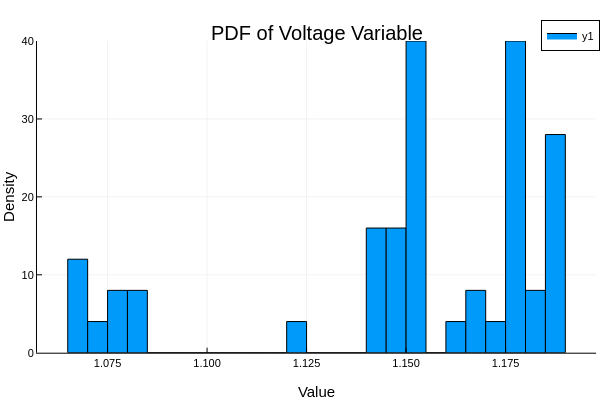

The notebook cell saved with this chart:
### Code cell
histogram(v_tot; bins=50, normalize=:pdf, title="PDF of Voltage Variable", xlabel="Value", ylabel="Density")

### Figure 1 — Plotly figure (JSON) as saved in the notebook; plotly's stock layout.template omitted (floating-point values rounded to 4 significant figures)
{"data": [{"fill": "tozeroy", "fillcolor": "rgba(0, 154, 250, 1.000)", "legendgroup": "y1", "line": {"color": "rgba(0, 0, 0, 1.000)", "dash": "solid", "width": 1}, "mode": "lines", "name": "y1", "showlegend": true, "type": "scatter", "x": [1.065, 1.065, 1.07, 1.07, 1.065, 1.065], "xaxis": "x1", "y": [12, 0, 0, 12, 12, 12], "yaxis": "y1"}, {"fill": "tozeroy", "fillcolor": "rgba(0, 154, 250, 1.000)", "legendgroup": "y1", "line": {"color": "rgba(0, 0, 0, 1.000)", "dash": "solid", "width": 1}, "mode": "lines", "name": "y1", "showlegend": false, "type": "scatter", "x": [1.07, 1.07, 1.075, 1.075, 1.07, 1.07], "xaxis": "x1", "y": [4, 0, 0, 4, 4, 4], "yaxis": "y1"}, {"fill": "tozeroy", "fillcolor": "rgba(0, 154, 250, 1.000)", "legendgroup": "y1", "line": {"color": "rgba(0, 0, 0, 1.000)", "dash": "solid", "width": 1}, "mode": "lines", "name": "y1", "showlegend": false, "type": "scatter", "x": [1.075, 1.075, 1.08, 1.08, 1.075, 1.075], "xaxis": "x1", "y": [8, 0, 0, 8, 8, 8], "yaxis": "y1"}, {"fill": "tozeroy", "fillcolor": "rgba(0, 154, 250, 1.000)", "legendgroup": "y1", "line": {"color": "rgba(0, 0, 0, 1.000)", "dash": "solid", "width": 1}, "mode": "lines", "name": "y1", "showlegend": false, "type": "scatter", "x": [1.08, 1.08, 1.085, 1.085, 1.08, 1.08], "xaxis": "x1", "y": [8, 0, 0, 8, 8, 8], "yaxis": "y1"}, {"fill": "tozeroy", "fillcolor": "rgba(0, 154, 250, 1.000)", "legendgroup": "y1", "line": {"color": "rgba(0, 0, 0, 1.000)", "dash": "solid", "width": 1}, "mode": "lines", "name": "y1", "showlegend": false, "type": "scatter", "x": [1.085, 1.085, 1.09, 1.09, 1.085, 1.085], "xaxis": "x1", "y": [0, 0, 0, 0, 0, 0], "yaxis": "y1"}, {"fill": "tozeroy", "fillcolor": "rgba(0, 154, 250, 1.000)", "legendgroup": "y1", "line": {"color": "rgba(0, 0, 0, 1.000)", "dash": "solid", "width": 1}, "mode": "lines", "name": "y1", "showlegend": false, "type": "scatter", "x": [1.09, 1.09, 1.095, 1.095, 1.09, 1.09], "xaxis": "x1", "y": [0, 0, 0, 0, 0, 0], "yaxis": "y1"}, {"fill": "tozeroy", "fillcolor": "rgba(0, 154, 250, 1.000)", "legendgroup": "y1", "line": {"color": "rgba(0, 0, 0, 1.000)", "dash": "solid", "width": 1}, "mode": "lines", "name": "y1", "showlegend": false, "type": "scatter", "x": [1.095, 1.095, 1.1, 1.1, 1.095, 1.095], "xaxis": "x1", "y": [0, 0, 0, 0, 0, 0], "yaxis": "y1"}, {"fill": "tozeroy", "fillcolor": "rgba(0, 154, 250, 1.000)", "legendgroup": "y1", "line": {"color": "rgba(0, 0, 0, 1.000)", "dash": "solid", "width": 1}, "mode": "lines", "name": "y1", "showlegend": false, "type": "scatter", "x": [1.1, 1.1, 1.105, 1.105, 1.1, 1.1], "xaxis": "x1", "y": [0, 0, 0, 0, 0, 0], "yaxis": "y1"}, {"fill": "tozeroy", "fillcolor": "rgba(0, 154, 250, 1.000)", "legendgroup": "y1", "line": {"color": "rgba(0, 0, 0, 1.000)", "dash": "solid", "width": 1}, "mode": "lines", "name": "y1", "showlegend": false, "type": "scatter", "x": [1.105, 1.105, 1.11, 1.11, 1.105, 1.105], "xaxis": "x1", "y": [0, 0, 0, 0, 0, 0], "yaxis": "y1"}, {"fill": "tozeroy", "fillcolor": "rgba(0, 154, 250, 1.000)", "legendgroup": "y1", "line": {"color": "rgba(0, 0, 0, 1.000)", "dash": "solid", "width": 1}, "mode": "lines", "name": "y1", "showlegend": false, "type": "scatter", "x": [1.11, 1.11, 1.115, 1.115, 1.11, 1.11], "xaxis": "x1", "y": [0, 0, 0, 0, 0, 0], "yaxis": "y1"}, {"fill": "tozeroy", "fillcolor": "rgba(0, 154, 250, 1.000)", "legendgroup": "y1", "line": {"color": "rgba(0, 0, 0, 1.000)", "dash": "solid", "width": 1}, "mode": "lines", "name": "y1", "showlegend": false, "type": "scatter", "x": [1.115, 1.115, 1.12, 1.12, 1.115, 1.115], "xaxis": "x1", "y": [0, 0, 0, 0, 0, 0], "yaxis": "y1"}, {"fill": "tozeroy", "fillcolor": "rgba(0, 154, 250, 1.000)", "legendgroup": "y1", "line": {"color": "rgba(0, 0, 0, 1.000)", "dash": "solid", "width": 1}, "mode": "lines", "name": "y1", "showlegend": false, "type": "scatter", "x": [1.12, 1.12, 1.125, 1.125, 1.12, 1.12], "xaxis": "x1", "y": [4, 0, 0, 4, 4, 4], "yaxis": "y1"}, {"fill": "tozeroy", "fillcolor": "rgba(0, 154, 250, 1.000)", "legendgroup": "y1", "line": {"color": "rgba(0, 0, 0, 1.000)", "dash": "solid", "width": 1}, "mode": "lines", "name": "y1", "showlegend": false, "type": "scatter", "x": [1.125, 1.125, 1.13, 1.13, 1.125, 1.125], "xaxis": "x1", "y": [0, 0, 0, 0, 0, 0], "yaxis": "y1"}, {"fill": "tozeroy", "fillcolor": "rgba(0, 154, 250, 1.000)", "legendgroup": "y1", "line": {"color": "rgba(0, 0, 0, 1.000)", "dash": "solid", "width": 1}, "mode": "lines", "name": "y1", "showlegend": false, "type": "scatter", "x": [1.13, 1.13, 1.135, 1.135, 1.13, 1.13], "xaxis": "x1", "y": [0, 0, 0, 0, 0, 0], "yaxis": "y1"}, {"fill": "tozeroy", "fillcolor": "rgba(0, 154, 250, 1.000)", "legendgroup": "y1", "line": {"color": "rgba(0, 0, 0, 1.000)", "dash": "solid", "width": 1}, "mode": "lines", "name": "y1", "showlegend": false, "type": "scatter", "x": [1.135, 1.135, 1.14, 1.14, 1.135, 1.135], "xaxis": "x1", "y": [0, 0, 0, 0, 0, 0], "yaxis": "y1"}, {"fill": "tozeroy", "fillcolor": "rgba(0, 154, 250, 1.000)", "legendgroup": "y1", "line": {"color": "rgba(0, 0, 0, 1.000)", "dash": "solid", "width": 1}, "mode": "lines", "name": "y1", "showlegend": false, "type": "scatter", "x": [1.14, 1.14, 1.145, 1.145, 1.14, 1.14], "xaxis": "x1", "y": [16, 0, 0, 16, 16, 16], "yaxis": "y1"}, {"fill": "tozeroy", "fillcolor": "rgba(0, 154, 250, 1.000)", "legendgroup": "y1", "line": {"color": "rgba(0, 0, 0, 1.000)", "dash": "solid", "width": 1}, "mode": "lines", "name": "y1", "showlegend": false, "type": "scatter", "x": [1.145, 1.145, 1.15, 1.15, 1.145, 1.145], "xaxis": "x1", "y": [16, 0, 0, 16, 16, 16], "yaxis": "y1"}, {"fill": "tozeroy", "fillcolor": "rgba(0, 154, 250, 1.000)", "legendgroup": "y1", "line": {"color": "rgba(0, 0, 0, 1.000)", "dash": "solid", "width": 1}, "mode": "lines", "name": "y1", "showlegend": false, "type": "scatter", "x": [1.15, 1.15, 1.155, 1.155, 1.15, 1.15], "xaxis": "x1", "y": [40, 0, 0, 40, 40, 40], "yaxis": "y1"}, {"fill": "tozeroy", "fillcolor": "rgba(0, 154, 250, 1.000)", "legendgroup": "y1", "line": {"color": "rgba(0, 0, 0, 1.000)", "dash": "solid", "width": 1}, "mode": "lines", "name": "y1", "showlegend": false, "type": "scatter", "x": [1.155, 1.155, 1.16, 1.16, 1.155, 1.155], "xaxis": "x1", "y": [0, 0, 0, 0, 0, 0], "yaxis": "y1"}, {"fill": "tozeroy", "fillcolor": "rgba(0, 154, 250, 1.000)", "legendgroup": "y1", "line": {"color": "rgba(0, 0, 0, 1.000)", "dash": "solid", "width": 1}, "mode": "lines", "name": "y1", "showlegend": false, "type": "scatter", "x": [1.16, 1.16, 1.165, 1.165, 1.16, 1.16], "xaxis": "x1", "y": [4, 0, 0, 4, 4, 4], "yaxis": "y1"}, {"fill": "tozeroy", "fillcolor": "rgba(0, 154, 250, 1.000)", "legendgroup": "y1", "line": {"color": "rgba(0, 0, 0, 1.000)", "dash": "solid", "width": 1}, "mode": "lines", "name": "y1", "showlegend": false, "type": "scatter", "x": [1.165, 1.165, 1.17, 1.17, 1.165, 1.165], "xaxis": "x1", "y": [8, 0, 0, 8, 8, 8], "yaxis": "y1"}, {"fill": "tozeroy", "fillcolor": "rgba(0, 154, 250, 1.000)", "legendgroup": "y1", "line": {"color": "rgba(0, 0, 0, 1.000)", "dash": "solid", "width": 1}, "mode": "lines", "name": "y1", "showlegend": false, "type": "scatter", "x": [1.17, 1.17, 1.175, 1.175, 1.17, 1.17], "xaxis": "x1", "y": [4, 0, 0, 4, 4, 4], "yaxis": "y1"}, {"fill": "tozeroy", "fillcolor": "rgba(0, 154, 250, 1.000)", "legendgroup": "y1", "line": {"color": "rgba(0, 0, 0, 1.000)", "dash": "solid", "width": 1}, "mode": "lines", "name": "y1", "showlegend": false, "type": "scatter", "x": [1.175, 1.175, 1.18, 1.18, 1.175, 1.175], "xaxis": "x1", "y": [40, 0, 0, 40, 40, 40], "yaxis": "y1"}, {"fill": "tozeroy", "fillcolor": "rgba(0, 154, 250, 1.000)", "legendgroup": "y1", "line": {"color": "rgba(0, 0, 0, 1.000)", "dash": "solid", "width": 1}, "mode": "lines", "name": "y1", "showlegend": false, "type": "scatter", "x": [1.18, 1.18, 1.185, 1.185, 1.18, 1.18], "xaxis": "x1", "y": [8, 0, 0, 8, 8, 8], "yaxis": "y1"}, {"fill": "tozeroy", "fillcolor": "rgba(0, 154, 250, 1.000)", "legendgroup": "y1", "line": {"color": "rgba(0, 0, 0, 1.000)", "dash": "solid", "width": 1}, "mode": "lines", "name": "y1", "showlegend": false, "type": "scatter", "x": [1.185, 1.185, 1.19, 1.19, 1.185, 1.185], "xaxis": "x1", "y": [28, 0, 0, 28, 28, 28], "yaxis": "y1"}, {"colorbar": {"len": 0.8657, "title": "", "x": 0.9934, "y": 0.5087}, "legendgroup": "y1", "marker": {"color": "rgba(0, 154, 250, 0.000)", "line": {"color": "rgba(0, 0, 0, 0.000)", "width": 1}, "size": 0, "symbol": "circle"}, "mode": "markers", "name": "y1", "showlegend": false, "type": "scatter", "x": [1.067, 1.073, 1.078, 1.083, 1.087, 1.093, 1.098, 1.103, 1.107, 1.113, 1.118, 1.123, 1.127, 1.132, 1.137, 1.143, 1.147, 1.152, 1.157, 1.163, 1.167, 1.172, 1.177, 1.183, 1.188], "xaxis": "x", "y": [12, 4, 8, 8, 0, 0, 0, 0, 0, 0, 0, 4, 0, 0, 0, 16, 16, 40, 0, 4, 8, 4, 40, 8, 28], "yaxis": "y"}], "layout": {"annotations": [{"font": {"color": "rgba(0, 0, 0, 1.000)", "family": "sans-serif", "size": 20}, "rotation": 0, "showarrow": false, "text": "PDF of Voltage Variable", "x": 0.5275, "xanchor": "center", "xref": "paper", "y": 1, "yanchor": "top", "yref": "paper"}], "height": 400, "legend": {"bgcolor": "rgba(255, 255, 255, 1.000)", "bordercolor": "rgba(0, 0, 0, 1.000)", "borderwidth": 1, "font": {"color": "rgba(0, 0, 0, 1.000)", "family": "sans-serif", "size": 11}, "title": {"font": {"color": "rgba(0, 0, 0, 1.000)", "family": "sans-serif", "size": 15}, "text": ""}, "tracegroupgap": 0, "traceorder": "normal", "x": 1, "xanchor": "auto", "y": 1, "yanchor": "auto"}, "margin": {"b": 20, "l": 0, "r": 0, "t": 20}, "paper_bgcolor": "rgba(255, 255, 255, 1.000)", "plot_bgcolor": "rgba(255, 255, 255, 1.000)", "showlegend": true, "width": 600, "xaxis": {"anchor": "y", "domain": [0.06165, 0.9934], "gridcolor": "rgba(0, 0, 0, 0.100)", "gridwidth": 0.5, "linecolor": "rgba(0, 0, 0, 1.000)", "mirror": false, "range": [1.057, 1.198], "showgrid": true, "showline": true, "showticklabels": true, "tickangle": 0, "tickcolor": "rgb(0, 0, 0)", "tickfont": {"color": "rgba(0, 0, 0, 1.000)", "family": "sans-serif", "size": 11}, "tickmode": "array", "ticks": "inside", "ticktext": ["1.075", "1.100", "1.125", "1.150", "1.175"], "tickvals": [1.075, 1.1, 1.125, 1.15, 1.175], "title": "Value", "titlefont": {"color": "rgba(0, 0, 0, 1.000)", "family": "sans-serif", "size": 15}, "type": "-", "visible": true, "zeroline": false, "zerolinecolor": "rgba(0, 0, 0, 1.000)"}, "yaxis": {"anchor": "x", "domain": [0.07581, 0.9415], "gridcolor": "rgba(0, 0, 0, 0.100)", "gridwidth": 0.5, "linecolor": "rgba(0, 0, 0, 1.000)", "mirror": false, "range": [0, 40], "showgrid": true, "showline": true, "showticklabels": true, "tickangle": 0, "tickcolor": "rgb(0, 0, 0)", "tickfont": {"color": "rgba(0, 0, 0, 1.000)", "family": "sans-serif", "size": 11}, "tickmode": "array", "ticks": "inside", "ticktext": ["0", "10", "20", "30", "40"], "tickvals": [0, 10, 20, 30, 40], "title": "Density", "titlefont": {"color": "rgba(0, 0, 0, 1.000)", "family": "sans-serif", "size": 15}, "type": "-", "visible": true, "zeroline": false, "zerolinecolor": "rgba(0, 0, 0, 1.000)"}}}
